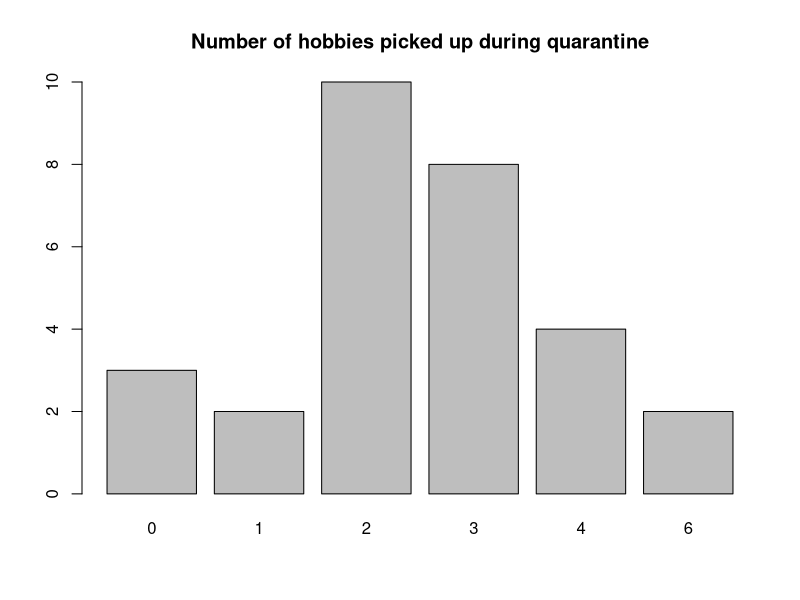
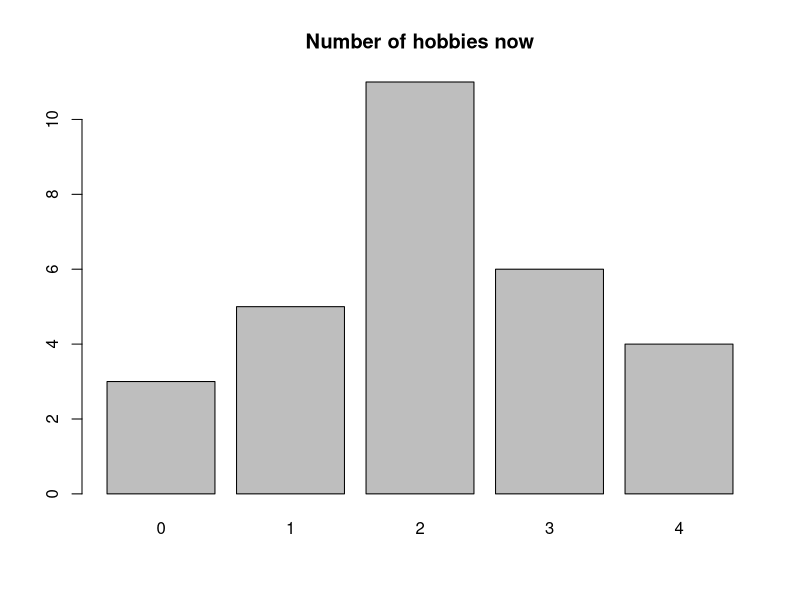
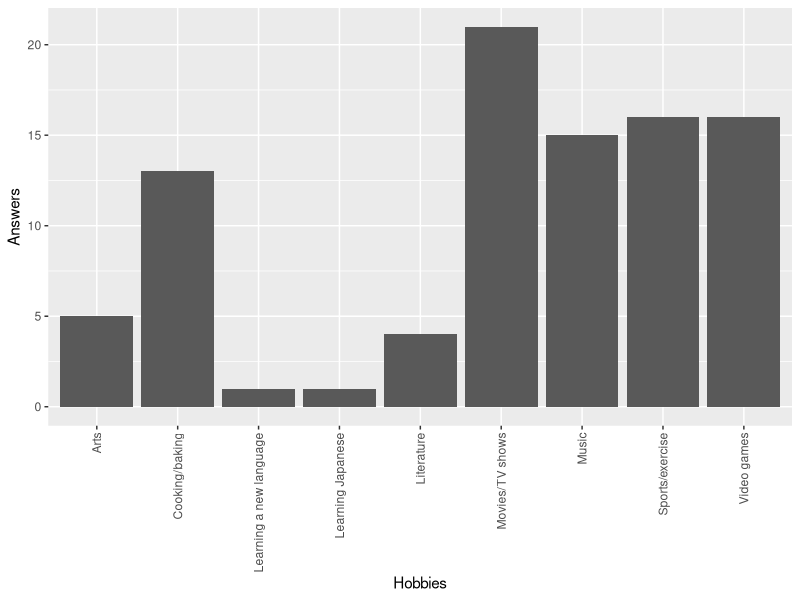
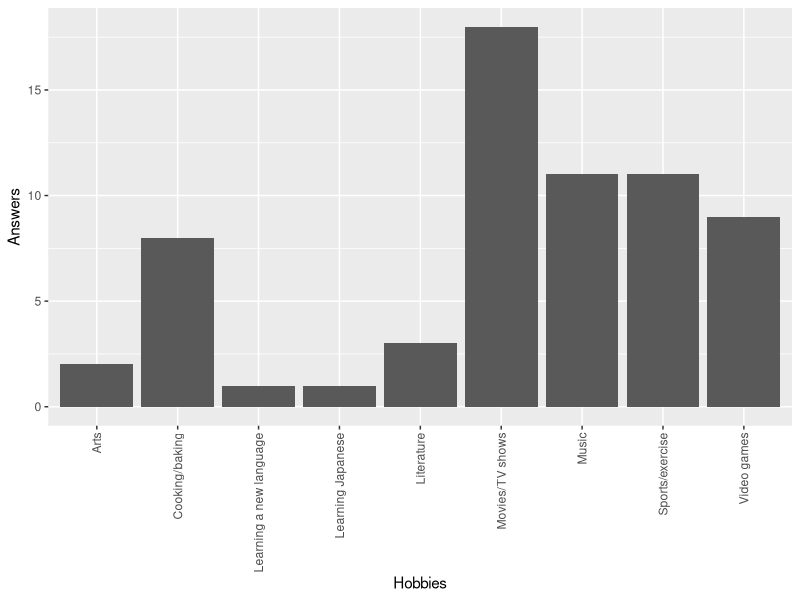
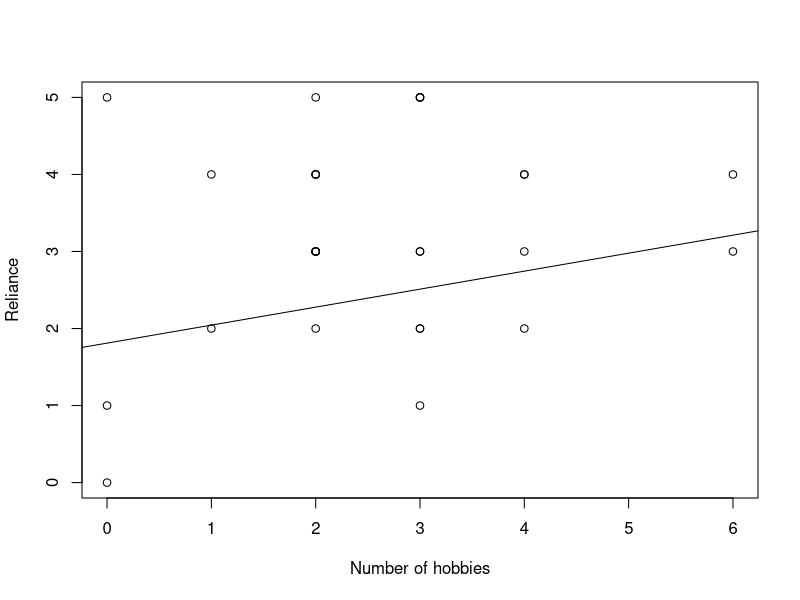
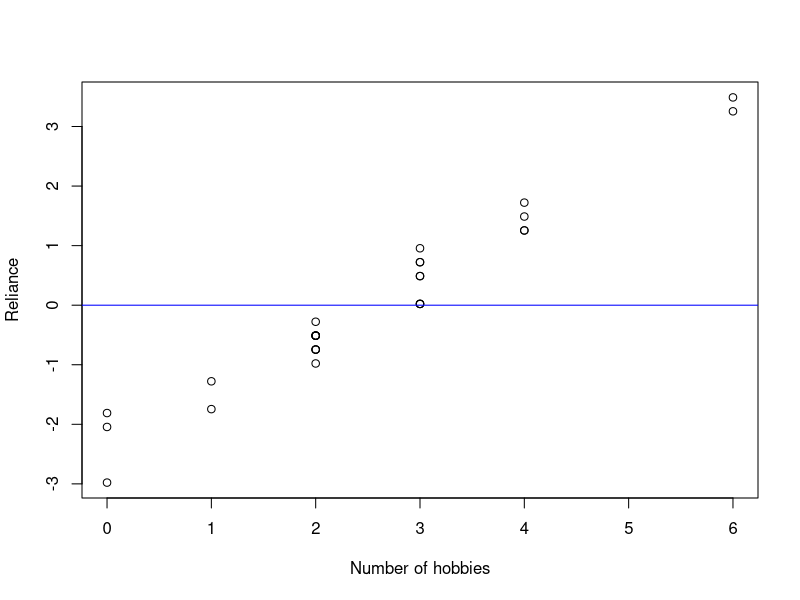

Here is the R script that generated these plots, in order:
## ---- chunk 1

#Load our data
survey = read.csv("HobbiesCOVID19.csv")

# Remove the Timestamp column as it is not necessary for our report
survey$Timestamp <- NULL

# Quick look at the structure of data
str(survey)

# Quick look at top 5 rows of data
head(survey) 
# Our data has 29 rows and 9 columns

# Size of the data
dim(survey)

# R's classification of survey's data
class(survey)

## R's classification of variables
str(mtcars)
#sapply(mtcars, class)
## ---- chunk 2
# Number of hobbies picked up during quarantine
barplot(table(survey$covidhobbyno), main="Number of hobbies picked up during quarantine")

summary(survey$covidhobbyno)

mean(survey$covidhobbyno)

#Number of hobbies now
barplot(table(survey$nowhobbyno), main="Number of hobbies now")

summary(survey$nowhobbyno)
## ---- chunk 3
covidhobbytypes=strsplit(survey$covidhobbytype, ", ")
covidhobbytypes=table(unlist(covidhobbytypes))

# Install packages ggplot2
library(ggplot2)

covidtypes = data.frame(covidhobbytypes)
names(covidtypes)[names(covidtypes) == "Var1"] <- "Hobbies"
names(covidtypes)[names(covidtypes) == "Freq"] <- "Answers"
p1 = ggplot(covidtypes, aes(x = Hobbies, y = Answers), ) + geom_bar(stat = "identity")+ theme(axis.text.x = element_text(angle = 90, vjust = 0.5, hjust=1))
p1

#What kinds of hobbies people still do after quarantine?

nowhobbytypes=strsplit(survey$nowhobbytype, ", ")
nowhobbytypes=table(unlist(nowhobbytypes))

nowtypes = data.frame(nowhobbytypes)
names(nowtypes)[names(nowtypes) == "Var1"] <- "Hobbies"
names(nowtypes)[names(nowtypes) == "Freq"] <- "Answers"
p2 = ggplot(nowtypes, aes(x = Hobbies, y = Answers), ) + geom_bar(stat = "identity")+ theme(axis.text.x = element_text(angle = 90, vjust = 0.5, hjust=1))
p2


## ---- chunk 4
# Construct a scatter plot
library(ggplot2)
plot(survey$covidhobbyno, survey$reliance, xlab = "Number of hobbies", ylab = "Reliance")

# Calculate the linear regression model to draw on the scatter plot
L = lm(survey$covidhobbyno ~ survey$reliance)

summary(L)

L$coeff

abline(L)

# Caluculate the linear correlation coefficient
cor(survey$covidhobbyno, survey$reliance)

#residual
plot(survey$covidhobbyno,L$residuals, xlab = "Number of hobbies", ylab = "Reliance")
abline(h = 0, col = "blue")

